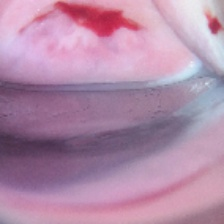
#> input picture code/lena_copy.jpg, 224 x 224 px, given as the content of the folder a/yuens/WIN10-ENTERTENMENT/Kaggle/Intel-CCS/train_tmp/Type_1, which was not available
$ jupyter execute 'Cervix Segmentation (GMM) on Training and Test Set.ipynb'   (shell and % lines are left out)   (Python 2 division)   (older library calls are emulated)   (text cells are left out)
#> lines starting #> are read from the running program, lines starting #| are printed output that depends on the picture; after the words box and inside, x2 and y2 are one past the last pixel; in counts of white or black regions, pixels touching at a corner belong together; pictures that were not available may be replaced by others from this repository, and a replacement may not be noted
[cell 1]
import matplotlib.pyplot as plt
import numpy as np
import pandas as pd
import cv2
import math
from sklearn import mixture
from sklearn.utils import shuffle
from skimage import measure
from glob import glob
import os
from multiprocessing import Pool, cpu_count
from functools import partial
from subprocess import check_output
#print(check_output(["ls", "../input"]).decode("utf8"))
print(check_output(["ls", "/media/yuens/WIN10-ENTERTENMENT/Kaggle/Intel-CCS/"]).decode("utf8"))
#> (this line was passed over: subprocess is not available in this run)


def get_filename(image_id, image_type):
    """
    Method to get image file path from its id and type
    """
    if image_type == "Type_1" or \
        image_type == "Type_2" or \
        image_type == "Type_3":
        data_path = os.path.join(TRAIN_DATA, image_type)
    elif image_type == "test" or "test_stg2":
        data_path = TEST_DATA
    elif image_type == "AType_1" or \
          image_type == "AType_2" or \
          image_type == "AType_3":
        data_path = os.path.join(ADDITIONAL_DATA, image_type)
    else:
        raise Exception("Image type '%s' is not recognized" % image_type)

    ext = 'jpg'
    return os.path.join(data_path, "{}.{}".format(image_id, ext))

def get_image_data(image_id, image_type):
    """
    获取图像以numpy数组的形式，即np.array同时指定确定每张图像的id和类型
    """
    fname = get_filename(image_id, image_type)
    img = cv2.imread(fname)
    print "get_image_data:"+fname
    assert img is not None, "Failed to read /image : %s, %s" % (image_id, image_type)
    img = cv2.cvtColor(img, cv2.COLOR_BGR2RGB)
    return img

[cell 2]
def maxHist(hist):
    maxArea = (0, 0, 0)
    height = []
    position = []
    for i in range(len(hist)):
        if (len(height) == 0):
            if (hist[i] > 0):
                height.append(hist[i])
                position.append(i)
        else:
            if (hist[i] > height[-1]):
                height.append(hist[i])
                position.append(i)
            elif (hist[i] < height[-1]):
                while (height[-1] > hist[i]):
                    maxHeight = height.pop()
                    area = maxHeight * (i-position[-1])
                    if (area > maxArea[0]):
                        maxArea = (area, position[-1], i)
                    last_position = position.pop()
                    if (len(height) == 0):
                        break
                position.append(last_position)
                if (len(height) == 0):
                    height.append(hist[i])
                elif(height[-1] < hist[i]):
                    height.append(hist[i])
                else:
                    position.pop()
    while (len(height) > 0):
        maxHeight = height.pop()
        last_position = position.pop()
        area =  maxHeight * (len(hist) - last_position)
        if (area > maxArea[0]):
            maxArea = (area, len(hist), last_position)
    return maxArea


def maxRect(img):
    maxArea = (0, 0, 0)
    addMat = np.zeros(img.shape)
    for r in range(img.shape[0]):
        if r == 0:
            addMat[r] = img[r]
            area = maxHist(addMat[r])
            if area[0] > maxArea[0]:
                maxArea = area + (r,)
        else:
            addMat[r] = img[r] + addMat[r-1]
            addMat[r][img[r] == 0] *= 0
            area = maxHist(addMat[r])
            if area[0] > maxArea[0]:
                maxArea = area + (r,)
    return (int(maxArea[3]+1-maxArea[0]/abs(maxArea[1]-maxArea[2])), maxArea[2], maxArea[3], maxArea[1], maxArea[0])

def cropCircle(img):
    if(img.shape[0] > img.shape[1]):
        tile_size = (int(img.shape[1]*256/img.shape[0]),256)
    else:
        tile_size = (256, int(img.shape[0]*256/img.shape[1]))

    img = cv2.resize(img, dsize=tile_size)

    gray = cv2.cvtColor(img, cv2.COLOR_RGB2GRAY);
    _, thresh = cv2.threshold(gray, 10, 255, cv2.THRESH_BINARY)

    _, contours, _ = cv2.findContours(thresh.copy(),cv2.RETR_TREE,cv2.CHAIN_APPROX_NONE)

    main_contour = sorted(contours, key = cv2.contourArea, reverse = True)[0]

    ff = np.zeros((gray.shape[0],gray.shape[1]), 'uint8')
    cv2.drawContours(ff, main_contour, -1, 1, 15)
    ff_mask = np.zeros((gray.shape[0]+2,gray.shape[1]+2), 'uint8')
    cv2.floodFill(ff, ff_mask, (int(gray.shape[1]/2), int(gray.shape[0]/2)), 1)

    rect = maxRect(ff)
    rectangle = [min(rect[0],rect[2]), max(rect[0],rect[2]), min(rect[1],rect[3]), max(rect[1],rect[3])]
    img_crop = img[rectangle[0]:rectangle[1], rectangle[2]:rectangle[3]]
    cv2.rectangle(ff,(min(rect[1],rect[3]),min(rect[0],rect[2])),(max(rect[1],rect[3]),max(rect[0],rect[2])),3,2)

    return [img_crop, rectangle, tile_size]

[cell 3]
def Ra_space(img, Ra_ratio, a_threshold):
    imgLab = cv2.cvtColor(img, cv2.COLOR_RGB2LAB);
    w = img.shape[0]
    h = img.shape[1]
    Ra = np.zeros((w*h, 2))
    for i in range(w):
        for j in range(h):
            R = math.sqrt((w/2-i)*(w/2-i) + (h/2-j)*(h/2-j))
            Ra[i*h+j, 0] = R
            Ra[i*h+j, 1] = min(imgLab[i][j][1], a_threshold)

    Ra[:,0] /= max(Ra[:,0])
    Ra[:,0] *= Ra_ratio
    Ra[:,1] /= max(Ra[:,1])

    return Ra

[cell 4]
def get_and_crop_image(image_id, image_type):
    img = get_image_data(image_id, image_type)
    initial_shape = img.shape
    [img, rectangle_cropCircle, tile_size] = cropCircle(img)
    imgLab = cv2.cvtColor(img, cv2.COLOR_RGB2LAB);
    w = img.shape[0]
    h = img.shape[1]
    Ra = Ra_space(imgLab, 1.0, 150)
    a_channel = np.reshape(Ra[:,1], (w,h))

    g = mixture.GaussianMixture(n_components = 2, covariance_type = 'diag', random_state = 0, init_params = 'kmeans')
    image_array_sample = shuffle(Ra, random_state=0)[:1000]
    g.fit(image_array_sample)
    labels = g.predict(Ra)
    labels += 1 # Add 1 to avoid labeling as 0 since regionprops ignores the 0-label.

    # The cluster that has the highest a-mean is selected.
    labels_2D = np.reshape(labels, (w,h))
    gg_labels_regions = measure.regionprops(labels_2D, intensity_image = a_channel)
    gg_intensity = [prop.mean_intensity for prop in gg_labels_regions]
    cervix_cluster = gg_intensity.index(max(gg_intensity)) + 1

    mask = np.zeros((w * h,1),'uint8')
    mask[labels==cervix_cluster] = 255
    mask_2D = np.reshape(mask, (w,h))

    cc_labels = measure.label(mask_2D, background=0)
    regions = measure.regionprops(cc_labels)
    areas = [prop.area for prop in regions]

    regions_label = [prop.label for prop in regions]
    largestCC_label = regions_label[areas.index(max(areas))]
    mask_largestCC = np.zeros((w,h),'uint8')
    mask_largestCC[cc_labels==largestCC_label] = 255

    img_masked = img.copy()
    img_masked[mask_largestCC==0] = (0,0,0)
    img_masked_gray = cv2.cvtColor(img_masked, cv2.COLOR_RGB2GRAY);

    _,thresh_mask = cv2.threshold(img_masked_gray,0,255,0)

    kernel = np.ones((11,11), np.uint8)
    thresh_mask = cv2.dilate(thresh_mask, kernel, iterations = 1)
    thresh_mask = cv2.erode(thresh_mask, kernel, iterations = 2)
    _, contours_mask, _ = cv2.findContours(thresh_mask.copy(),cv2.RETR_TREE,cv2.CHAIN_APPROX_NONE)

    main_contour = sorted(contours_mask, key = cv2.contourArea, reverse = True)[0]
    cv2.drawContours(img, main_contour, -1, 255, 3)

    x,y,w,h = cv2.boundingRect(main_contour)

    rectangle = [x+rectangle_cropCircle[2],
                 y+rectangle_cropCircle[0],
                 w,
                 h,
                 initial_shape[0],
                 initial_shape[1],
                 tile_size[0],
                 tile_size[1]]

    return [image_id, img, rectangle]

[cell 5]
def parallelize_image_cropping(image_ids, img_save_base_dir, types, resize_shape=(224, 224)):
    # 新建文件并将crop在原图的位置保存
    out = open('rectangles.csv', "w")
    out.write("image_id,type,x,y,w,h,img_shp_0_init,img_shape1_init,img_shp_0,img_shp_1\n")
    imf_d = {}
    # 利用多线程(python的multiprocessing库)来执行
    p = Pool(cpu_count())
    for type in enumerate(types):
        partial_get_and_crop = partial(get_and_crop_image, image_type = type[1])
        ret = p.map(partial_get_and_crop, image_ids[type[0]])

        # 创建保存新图像的目录
        img_save_type_dir = img_save_base_dir+types[type[0]]+"_seg_"+str(resize_shape[0])+"/"
        if os.path.exists(img_save_type_dir):
            print "dir exists: " + img_save_type_dir
        else:
            print "prepare to create dir:" + img_save_type_dir
            os.mkdir(img_save_type_dir)
            if os.path.exists(img_save_type_dir):
                print "create successed"
            else:
                print "create failed"

        for i in xrange(len(ret)):
            out.write(image_ids[type[0]][i])
            out.write(',' + str(type[1]))
            out.write(',' + str(ret[i][2][0]))
            out.write(',' + str(ret[i][2][1]))
            out.write(',' + str(ret[i][2][2]))
            out.write(',' + str(ret[i][2][3]))
            out.write(',' + str(ret[i][2][4]))
            out.write(',' + str(ret[i][2][5]))
            out.write(',' + str(ret[i][2][6]))
            out.write(',' + str(ret[i][2][7]))
            out.write('\n')
            img = get_image_data(image_ids[type[0]][i], type[1])
            if(img.shape[0] > img.shape[1]):
                tile_size = (int(img.shape[1]*256/img.shape[0]), 256)
            else:
                tile_size = (256, int(img.shape[0]*256/img.shape[1]))
            img = cv2.resize(img, dsize=tile_size)
            # 注释掉画出红色框
            # 关于cv2.rectangle：Contour Features — OpenCV-Python Tutorials 1 documentation
            # http://opencv-python-tutroals.readthedocs.io/en/latest/py_tutorials/py_imgproc/py_contours/py_contour_features/py_contour_features.html
            # 其中两个参数是对角线坐标
            '''
            cv2.rectangle(img,
                          (ret[i][2][0], ret[i][2][1]),
                          (ret[i][2][0]+ret[i][2][2], ret[i][2][1]+ret[i][2][3]),
                          255,
                          2)
            '''
            # 重新缩放到指定大小
            img = img[ret[i][2][1]:(ret[i][2][1]+ret[i][2][3]), ret[i][2][0]:(ret[i][2][0]+ret[i][2][2])]
            img = cv2.resize(img, dsize=resize_shape)

            # 打印图像显示
            #plt.imshow(img)
            #plt.savefig("./"+str(i)+".jpg") # 保存的是带坐标系的图
            img = cv2.cvtColor(img,cv2.COLOR_BGR2RGB)
            img_save_dir = img_save_type_dir+ret[i][0]+".jpg"
            cv2.imwrite(img_save_dir, img)
            print str(i+1)+"/"+str(len(ret)), img_save_dir#,type(ret)
            #print ret[i][0]
            #plt.show()

        ret = []
    out.close()

    return

[cell 6]
# plt.imshow
# ?plt.savefig

#print(check_output(["ls", "../input"]).decode("utf8"))
#print(check_output(["ls", "/media/yuens/WIN10-ENTERTENMENT/Kaggle/Intel-CCS/"]).decode("utf8"))

# 试验请用如下包含少量图像的目录，否则请注释掉
TRAIN_DATA = "/media/yuens/WIN10-ENTERTENMENT/Kaggle/Intel-CCS/train_tmp"
# 真实训练目录
#TRAIN_DATA = "/media/yuens/WIN10-ENTERTENMENT/Kaggle/Intel-CCS/train"

save_base_dir = TRAIN_DATA+"/"
resize_shape = (224, 224)
types = ['Type_1', 'Type_2', 'Type_3', ]
type_ids = []

for type in enumerate(types):
    type_i_files = glob(os.path.join(TRAIN_DATA, type[1], "*.jpg"))
    type_i_ids = np.array([s.split('/')[-1].split(".")[0] for s in type_i_files])
    type_ids.append(type_i_ids[:])
    print type, type_i_ids.size

# 打印检查图片是否读取成功
for idx in xrange(len(types)):
    print type_ids[idx][:10]
    print len(type_ids[idx])

# 创建用于保存分割后图像的文件夹

import os

parallelize_image_cropping(type_ids, save_base_dir, types, resize_shape=resize_shape)
#> in get_image_data, img is the input picture: shape (224, 224, 3); mean B, G, R 168.4, 139.7, 177.9
#> in cropCircle, `gray = cv2.cvtColor(img, cv2.COLOR_RGB2GRAY);`:
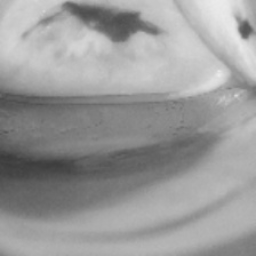
#> gray: shape (256, 256); min 58, max 236, mean 154.3
#> in cropCircle, `_, thresh = cv2.threshold(gray, 10, 255, cv2.THRESH_BINARY)`: thresh: shape (256, 256); every value is 255
#> in cropCircle, `_, contours, _ = cv2.findContours(thresh.copy(),cv2.RETR_TREE,cv2.CHAI..`: contours = 1 contour; box (x1, y1, x2, y2) and area: (0, 0, 256, 256) 65025
#> in cropCircle, `main_contour = sorted(contours, key = cv2.contourArea, reverse = True)..`: main_contour = contour of 1020 points, box (x1, y1, x2, y2) (0, 0, 256, 256), area 65025
#> in cropCircle, `cv2.drawContours(ff, main_contour, -1, 1, 15)`:
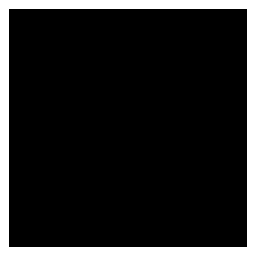
#> ff: shape (256, 256); values 0 (black) and 1 (white), 13.6% white; 1 white region, box (x1, y1, x2, y2) and area: (0, 0, 256, 256) 8892
#> in cropCircle, `cv2.floodFill(ff, ff_mask, (int(gray.shape[1]/2), int(gray.shape[0]/2)..`: ff: shape (256, 256); every value is 1
#> the loop in maxRect, `for r in range(img.shape[0]):` made 256 passes
#> after the loop in maxRect, `for r in range(img.shape[0]):`:
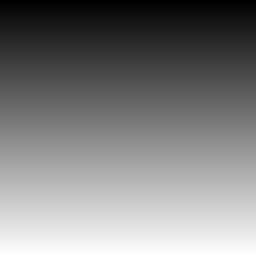
#> addMat: shape (256, 256) float64; min 1, max 256, mean 128.5; drawn with min black and max white
#> after the loop in maxRect, `for r in range(img.shape[0]):`: maxArea = (65536, 256, 0, 255)
#> in cropCircle, `rect = maxRect(ff)`: rect = (0, 0, 255, 256, 65536)
#> in cropCircle, `rectangle = [min(rect[0],rect[2]), max(rect[0],rect[2]), min(rect[1],r..`: rectangle = [0, 255, 0, 256]
#> in cropCircle, `cv2.rectangle(ff,(min(rect[1],rect[3]),min(rect[0],rect[2])),(max(rect..`:
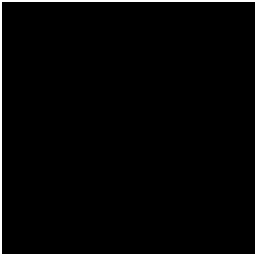
#> ff: shape (256, 256); values 1 (black) and 3 (white), 2.7% white; 1 white region, box (x1, y1, x2, y2) and area: (0, 0, 256, 256) 1780
#> in get_and_crop_image, `[img, rectangle_cropCircle, tile_size] = cropCircle(img)`: tile_size = (256, 256)
#> in get_and_crop_image, `imgLab = cv2.cvtColor(img, cv2.COLOR_RGB2LAB);`: imgLab: shape (255, 256, 3); mean of channels 0, 1, 2 159.1, 147.5, 118.7
#> in Ra_space, `imgLab = cv2.cvtColor(img, cv2.COLOR_RGB2LAB);`: imgLab: shape (255, 256, 3); mean of channels 0, 1, 2 157.8, 128, 145.4
#> after the loop in Ra_space, `for i in range(w):`: Ra = 65280 pairs, first value 0 to 180.3, second value 92 to 150
#> in get_and_crop_image, `Ra = Ra_space(imgLab, 1.0, 150)`: Ra = 65280 pairs, first value 0 to 1, second value 0.613 to 1
#> in get_and_crop_image, `a_channel = np.reshape(Ra[:,1], (w,h))`:
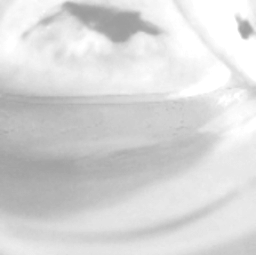
#> a_channel: shape (255, 256) float64; min 0.613, max 1, mean 0.85
#> in get_and_crop_image, `image_array_sample = shuffle(Ra, random_state=0)[:1000]`: image_array_sample = 1000 pairs, first value 0.0388 to 0.981, second value 0.627 to 1
#> in get_and_crop_image, `labels_2D = np.reshape(labels, (w,h))`:
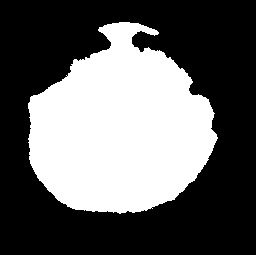
#> labels_2D: shape (255, 256) int64; values 1 (black) and 2 (white), 38.4% white; 1 white region
#> in get_and_crop_image, `gg_labels_regions = measure.regionprops(labels_2D, intensity_image = a..`: gg_labels_regions = 2 regions; box (x1, y1, x2, y2) and area: (0, 0, 256, 255) 40194, (28, 22, 218, 214) 25086
#> in get_and_crop_image, `gg_intensity = [prop.mean_intensity for prop in gg_labels_regions]`: gg_intensity = [0.879, 0.804]
#> in get_and_crop_image, `cervix_cluster = gg_intensity.index(max(gg_intensity)) + 1`: cervix_cluster = 1
#> in get_and_crop_image, `cc_labels = measure.label(mask_2D, background=0)`: mask_2D: shape (255, 256); 61.6% white; 1 black region
#> in get_and_crop_image, `regions = measure.regionprops(cc_labels)`: cc_labels: shape (255, 256) int64; values 0 (black) and 1 (white), 61.6% white; 1 black region, box (x1, y1, x2, y2) and area: (28, 22, 218, 214) 25086
#> in get_and_crop_image, `img_masked[mask_largestCC==0] = (0,0,0)`:
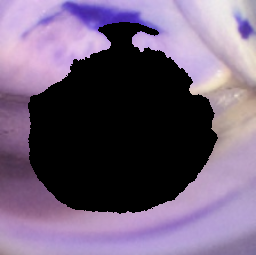
#> img_masked: shape (255, 256, 3); mean of channels 0, 1, 2 117.9, 93, 109.7; drawn as B, G, R
#> in get_and_crop_image, `img_masked_gray = cv2.cvtColor(img_masked, cv2.COLOR_RGB2GRAY);`:
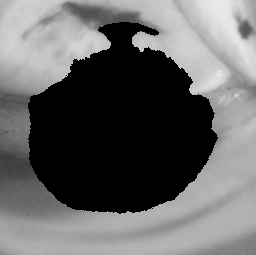
#> img_masked_gray: shape (255, 256); min 0, max 236, mean 102.4
#> in get_and_crop_image, `thresh_mask = cv2.dilate(thresh_mask, kernel, iterations = 1)`: thresh_mask: shape (255, 256); 68% white; 1 black region, box (x1, y1, x2, y2) and area: (34, 27, 210, 207) 20919
#> in get_and_crop_image, `thresh_mask = cv2.erode(thresh_mask, kernel, iterations = 2)`:
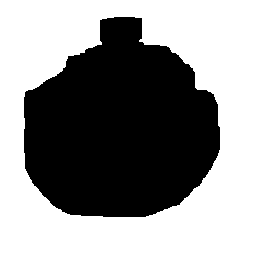
#> thresh_mask: shape (255, 256); 55.9% white; 1 black region
#> in get_and_crop_image, `_, contours_mask, _ = cv2.findContours(thresh_mask.copy(),cv2.RETR_TRE..`: contours_mask = 2 contours; box (x1, y1, x2, y2) and area: (0, 0, 256, 255) 64770, (23, 16, 221, 218) 29085
#> in get_and_crop_image, `main_contour = sorted(contours_mask, key = cv2.contourArea, reverse = ..`: main_contour = contour of 1018 points, box (x1, y1, x2, y2) (0, 0, 256, 255), area 64770
#> in get_and_crop_image, `cv2.drawContours(img, main_contour, -1, 255, 3)`:
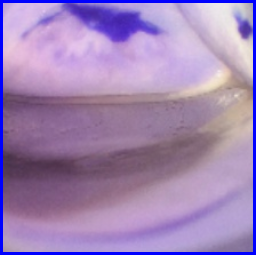
#> img: shape (255, 256, 3); mean of channels 0, 1, 2 181, 132.6, 160.2; drawn as B, G, R
#> in get_and_crop_image, `x,y,w,h = cv2.boundingRect(main_contour)`: x = 0; w = 256; h = 255
#> in get_and_crop_image, `rectangle = [x+rectangle_cropCircle[2], y+rectangle_cropCircle[0], w, ..`: rectangle = [0, 0, 256, 255, 224, 224, 256, 256]
#> in parallelize_image_cropping, `ret = p.map(partial_get_and_crop, image_ids[type[0]])`: ret = 1 item
#| get_image_data:/media/yuens/WIN10-ENTERTENMENT/Kaggle/Intel-CCS/train_tmp/Type_1/lena_copy.jpg
#| 1/1 /media/yuens/WIN10-ENTERTENMENT/Kaggle/Intel-CCS/train_tmp/Type_1_seg_224/lena_copy.jpg

# 检查是否创建成功
# os.listdir(save_base_dir)

[cell 7]
# plt.imshow
# ?plt.savefig

#print(check_output(["ls", "../input"]).decode("utf8"))
#print(check_output(["ls", "/media/yuens/WIN10-ENTERTENMENT/Kaggle/Intel-CCS/"]).decode("utf8"))

TEST_DATA = "/media/yuens/WIN10-ENTERTENMENT/Kaggle/Intel-CCS/test"
save_base_dir = TEST_DATA+"/"
resize_shape = (224, 224)
types = ['test']
type_ids = []

for type in enumerate(types):
    type_i_files = glob(os.path.join(TEST_DATA[:-4], type[1], "*.jpg"))
    #type_i_ids = np.array(type_i_files[len(TEST_DATA)+8:-4])
    type_i_ids = np.array([s.split('/')[-1].split(".")[0] for s in type_i_files])
    type_ids.append(type_i_ids)

print type_ids[0]
#print type_i_files
parallelize_image_cropping(type_ids, save_base_dir, types, resize_shape=resize_shape)
#| get_image_data:/media/yuens/WIN10-ENTERTENMENT/Kaggle/Intel-CCS/test/lena_copy.jpg
#| 1/1 /media/yuens/WIN10-ENTERTENMENT/Kaggle/Intel-CCS/test/test_seg_224/lena_copy.jpg

[cell 8]
# plt.imshow
# ?plt.savefig

#print(check_output(["ls", "../input"]).decode("utf8"))
#print(check_output(["ls", "/media/yuens/WIN10-ENTERTENMENT/Kaggle/Intel-CCS/"]).decode("utf8"))

# 试验请用如下包含少量图像的目录，否则请注释掉
#TRAIN_DATA = "/media/yuens/WIN10-ENTERTENMENT/Kaggle/Intel-CCS/train_tmp"
# 真实训练目录
TRAIN_DATA = "/media/yuens/WIN10-ENTERTENMENT/Kaggle/Intel-CCS/train_add"

save_base_dir = TRAIN_DATA+"/"
resize_shape = (224, 224)
#types = ['Type_1', 'Type_2', 'Type_3', ]
types = ['Type_2', 'Type_3', ]
type_ids = []

for type in enumerate(types):
    type_i_files = glob(os.path.join(TRAIN_DATA, type[1], "*.jpg"))
    type_i_ids = np.array([s.split('/')[-1].split(".")[0] for s in type_i_files])
    type_ids.append(type_i_ids)
    print type, type_i_ids.size

# 打印检查图片是否读取成功
for idx in xrange(len(types)):
    print type_ids[idx][:10]
    print len(type_ids[idx])
print type_i_files[:10]

# 创建用于保存分割后图像的文件夹

import os

parallelize_image_cropping(type_ids, save_base_dir, types, resize_shape=resize_shape)
#| get_image_data:/media/yuens/WIN10-ENTERTENMENT/Kaggle/Intel-CCS/train_add/Type_2/lena_copy.jpg
#| 1/1 /media/yuens/WIN10-ENTERTENMENT/Kaggle/Intel-CCS/train_add/Type_2_seg_224/lena_copy.jpg

# 检查是否创建成功
# os.listdir(save_base_dir)

[cell 9]
# plt.imshow
# ?plt.savefig

#print(check_output(["ls", "../input"]).decode("utf8"))
#print(check_output(["ls", "/media/yuens/WIN10-ENTERTENMENT/Kaggle/Intel-CCS/"]).decode("utf8"))

TEST_DATA = "/media/yuens/WIN10-ENTERTENMENT/Kaggle/Intel-CCS/test_stg2"
save_base_dir = TEST_DATA+"/"
resize_shape = (224, 224)
types = ['test_stg2']
type_ids = []

for type in enumerate(types):
    type_i_files = glob(os.path.join(TEST_DATA[:-len(types[0])], type[1], "*.jpg"))
    #type_i_ids = np.array(type_i_files[len(TEST_DATA)+8:-4])
    type_i_ids = np.array([s.split('/')[-1].split(".")[0] for s in type_i_files])
    type_ids.append(type_i_ids)
    #type_ids.extend(type_i_ids)

print type_ids[0]
print len(type_ids[0])
print len(type_ids)
#print type_i_files
parallelize_image_cropping(type_ids, save_base_dir, types, resize_shape=resize_shape)
#| get_image_data:/media/yuens/WIN10-ENTERTENMENT/Kaggle/Intel-CCS/test_stg2/lena_copy.jpg
#| 1/1 /media/yuens/WIN10-ENTERTENMENT/Kaggle/Intel-CCS/test_stg2/test_stg2_seg_224/lena_copy.jpg
